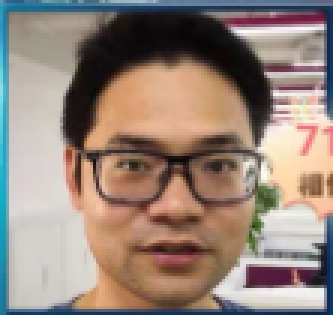
#> input picture smile3.png, 111 x 105 px (shown 3 times larger)
$ jupyter execute --allow-errors smile_model.ipynb   (shell and % lines are left out)
#> lines starting #> are read from the running program, lines starting #| are printed output that depends on the picture; after the words box and inside, x2 and y2 are one past the last pixel; in counts of white or black regions, pixels touching at a corner belong together
[cell 1]
from sklearn.preprocessing import LabelEncoder
from sklearn.model_selection import train_test_split
from sklearn.metrics import classification_report
from keras.preprocessing.image import img_to_array
from keras.utils import np_utils
from pyimagesearch.nn.conv import LeNet
from imutils import paths
import matplotlib.pyplot as plt
import numpy as np
import argparse
import imutils
import cv2
import os

[cell 2]
data = []
labels = []
for imagePath in sorted(list(paths.list_images("/data/tangle/pyimagesearch/SMILEs"))):
    image = cv2.imread(imagePath)
    image = cv2.cvtColor(image, cv2.COLOR_BGR2GRAY)
    image = imutils.resize(image, width=28)
    image = img_to_array(image)
    data.append(image)

    label = imagePath.split(os.path.sep)[-3]
    label = "smiling" if label == "positives" else "not_smiling"
    labels.append(label)

[cell 3]
data = np.array(data, dtype="float") / 255.0
labels = np.array(labels)

[cell 4]
le = LabelEncoder().fit(labels)

#> (a cell that did not finish here is left out)

[cell 6]
classTotals = labels.sum(axis=0)
classWeight = classTotals.max() / classTotals

[cell 7]
classWeight

#> (a cell that did not finish here is left out)

#> (a cell that did not finish here is left out)

#> (a cell that did not finish here is left out)

#> (a cell that did not finish here is left out)

#> (a cell that did not finish here is left out)

[cell 13]
detector = cv2.CascadeClassifier("haarcascade_frontalface_default.xml")

[cell 14]
image = cv2.imread("smile3.png")
#> image is the input picture: shape (105, 111, 3); mean B, G, R 122.3, 132.8, 150.2
image = imutils.resize(image, width=300)
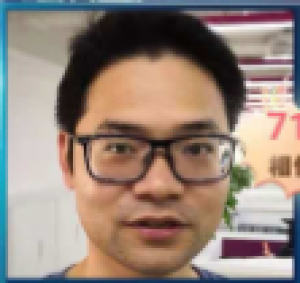
#> image: shape (283, 300, 3); mean B, G, R 122.3, 132.8, 150.1
imageClone = image.copy()
gray = cv2.cvtColor(image, cv2.COLOR_BGR2GRAY)
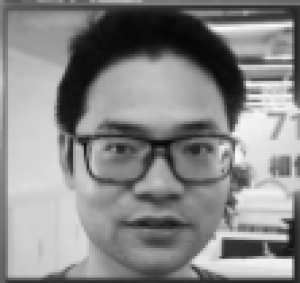
#> gray: shape (283, 300); min 6, max 251, mean 136.8

[cell 15]
rects = detector.detectMultiScale(gray, scaleFactor=1.1,
                                 minNeighbors=5, minSize=(30, 30),
                                 flags=cv2.CASCADE_SCALE_IMAGE)
#> rects = [[48, 63, 210, 210]]

#> (a cell that did not finish here is left out)

#> (a cell that did not finish here is left out)

#> (a cell that did not finish here is left out)

[cell 19]
cv2.rectangle(imageClone, (fX, fY), (fX + fW, fY + fH),
             (0, 0, 255), 2)
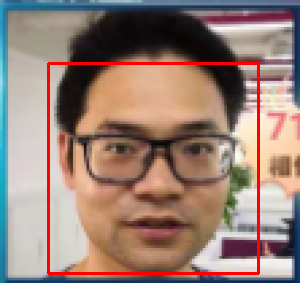
#> imageClone: shape (283, 300, 3); 2.96% of pixels changed, all inside (x1, y1, x2, y2) = (47, 62, 260, 275)
#> (the rest of this cell did not finish here and is left out)

[cell 20]
#image = cv2.imread("smile2.jpeg")
#imageClone = image
img_rgb = np.zeros(imageClone.shape, imageClone.dtype)
img_rgb[:,:,0] = imageClone[:,:,2]
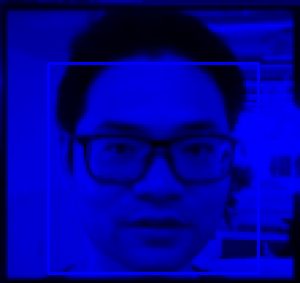
#> img_rgb: shape (283, 300, 3); mean B, G, R 152.5, 0, 0
img_rgb[:,:,1] = imageClone[:,:,1]
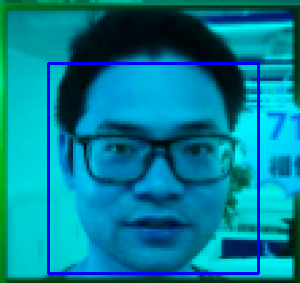
#> img_rgb: shape (283, 300, 3); mean B, G, R 152.5, 128.2, 0
img_rgb[:,:,2] = imageClone[:,:,0]
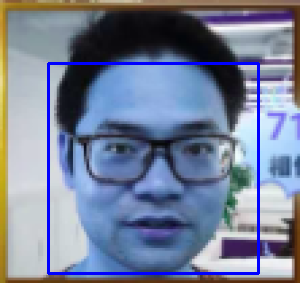
#> img_rgb: shape (283, 300, 3); mean B, G, R 152.5, 128.2, 118.1
plt.imshow(img_rgb)

$ run again, with smile2.jpeg saved as smile3.png
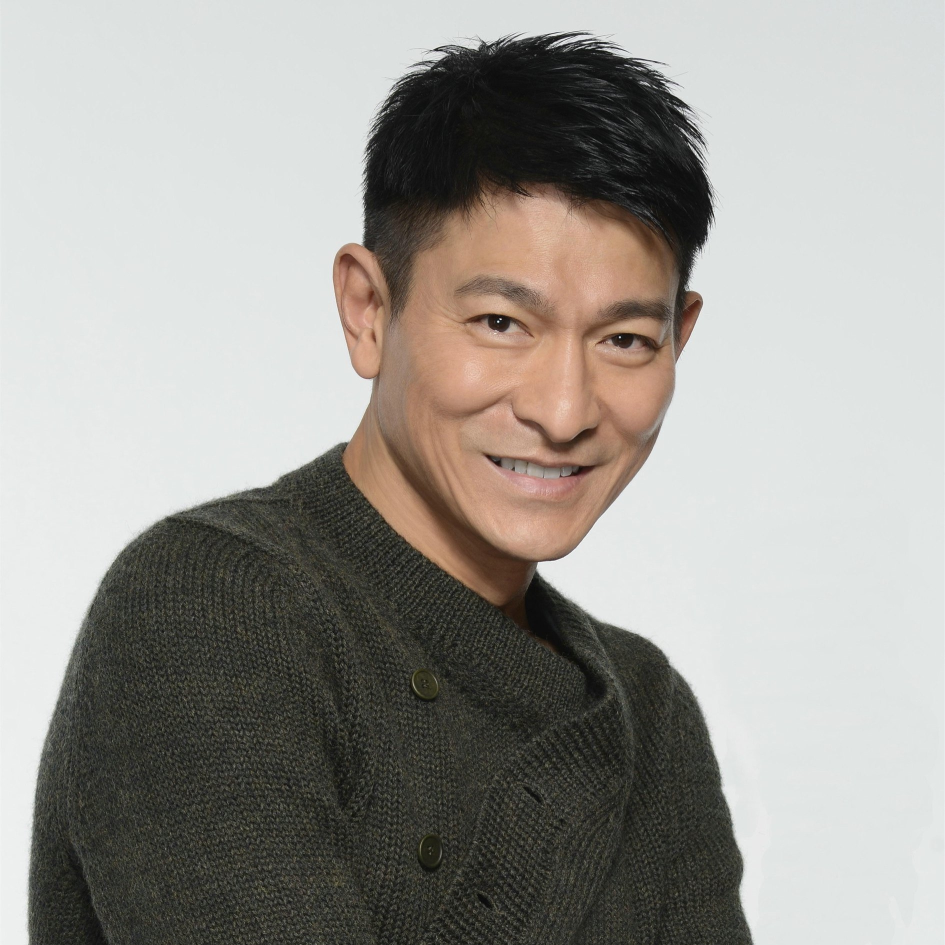
#> input picture smile2.jpeg, 1890 x 1890 px (shown at 1/2 size)
#> image is the input picture: shape (1890, 1890, 3); mean B, G, R 148.4, 153.7, 156.2
#> image: shape (300, 300, 3)
#> `gray = cv2.cvtColor(image, cv2.COLOR_BGR2GRAY)`:
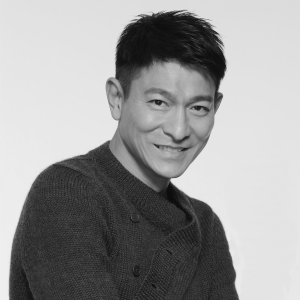
#> gray: shape (300, 300); min 12, max 240, mean 154
#> rects = [[121, 60, 112, 112]]
#> imageClone: shape (300, 300, 3); mean B, G, R 146.5, 151.7, 157.8
#> `img_rgb[:,:,2] = imageClone[:,:,0]`:
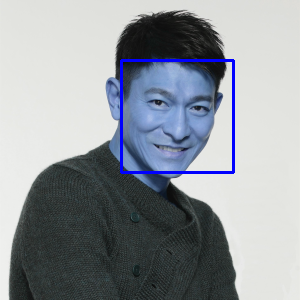
#> img_rgb: shape (300, 300, 3); mean B, G, R 157.8, 151.7, 146.5

$ run again, with jemma.png copied over smile3.png
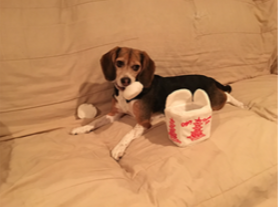
#> input picture jemma.png, 278 x 207 px
#> image is the input picture: shape (207, 278, 3); mean B, G, R 91.9, 139.3, 194.2
#> image: shape (223, 300, 3)
#> `gray = cv2.cvtColor(image, cv2.COLOR_BGR2GRAY)`:
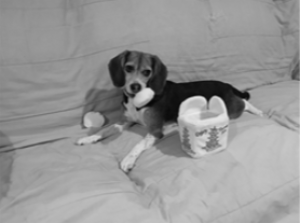
#> gray: shape (223, 300); min 7, max 232, mean 150.2
#> rects = ()
#> `img_rgb[:,:,2] = imageClone[:,:,0]`:
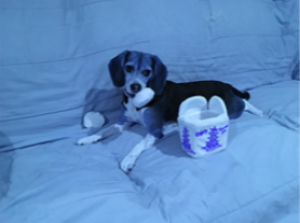
#> img_rgb: shape (223, 300, 3); mean B, G, R 194, 139.1, 91.8
